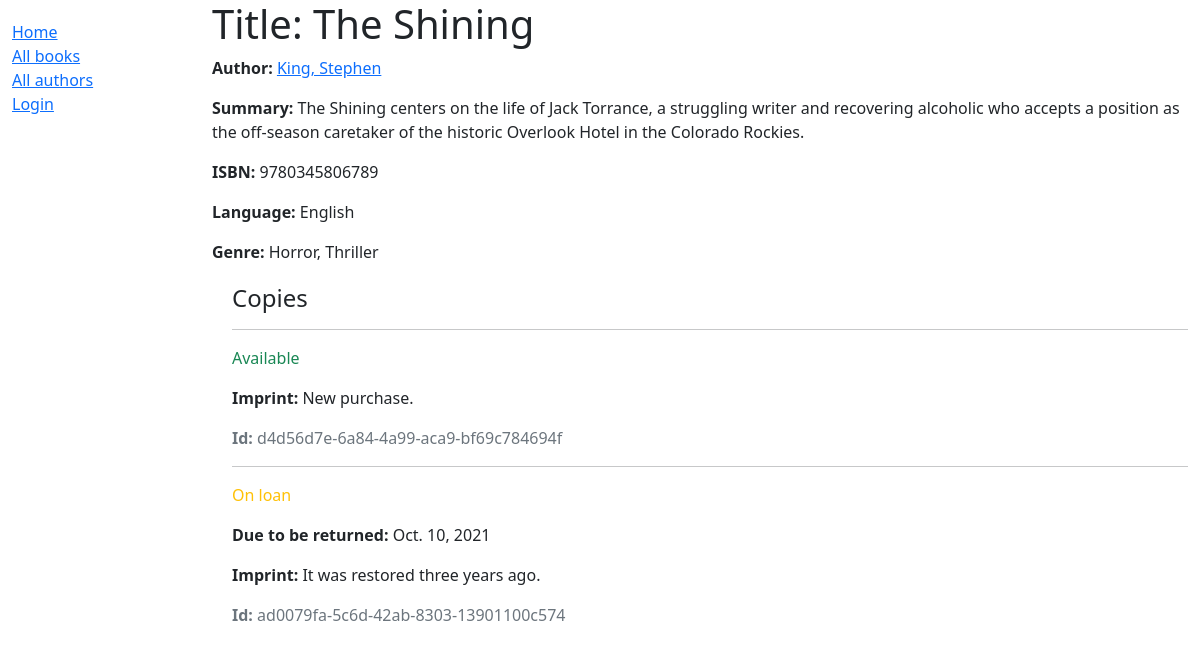
/catalog/book/1, run on the app's committed database.
### locallibrary/catalog/models.py (models this page shows, shortened)
class Book(models.Model):
    title = models.CharField(max_length=200)
    author = models.ForeignKey('Author', on_delete=models.SET_NULL, null=True)
    summary = models.TextField(max_length=1000, help_text='Enter a brief description of the book')
    isbn = models.CharField('ISBN', max_length=13, unique=True,
                             help_text='13 Character <a href="https://www.isbn-international.org/content/what-isbn">ISBN number</a>')
    genre = models.ManyToManyField(Genre, help_text='Select a genre for this book')
    language = models.ForeignKey('Language', on_delete=models.SET_NULL, null=True)
    class Meta:
        ordering = ['title']
    def display_genre(self):
        """Create a string for the Genre. This is required to display genre in Admin."""
        return ', '.join(genre.name for genre in self.genre.all()[:3])
    display_genre.short_description = 'Genre'

class Author(models.Model):
    first_name = models.CharField(max_length=100)
    last_name = models.CharField(max_length=100)
    date_of_birth = models.DateField('birth', null=True, blank=True)
    date_of_death = models.DateField('died', null=True, blank=True)
    class Meta:
        ordering = ['last_name', 'first_name']
    def __str__(self):
        return f'{self.last_name}, {self.first_name}'

class Language(models.Model):
    name = models.CharField(max_length=100, help_text="Enter the book's natural language (e.g. English, French, Japanese etc.)")
    def __str__(self):
        return self.name

class Genre(models.Model):
    name = models.CharField(max_length=200, help_text='Enter a book genre (e.g. Science Fiction)')
    def __str__(self):
        return self.name

class BookInstance(models.Model):
    id = models.UUIDField(primary_key=True, default=uuid.uuid4, help_text='Unique ID for this particular book across whole library')
    book = models.ForeignKey('Book', on_delete=models.RESTRICT, null=True)
    imprint = models.CharField(max_length=200)
    due_back = models.DateField(null=True, blank=True)
    borrower = models.ForeignKey(User, on_delete=models.SET_NULL, null=True, blank=True)
    LOAN_STATUS = (
        ('m', 'Maintenance'),
        ('o', 'On loan'),
        ('a', 'Available'),
        ('r', 'Reserved'),
    )
    status = models.CharField(
        max_length=1,
        choices=LOAN_STATUS,
        blank=True,
        default='m',
        help_text='Book availability',
    )
    class Meta:
        ordering = ['due_back']
        permissions = (("can_mark_returned", "Set book as returned"),)

### locallibrary/catalog/views.py (the view)
# urls.py: path('book/<int:pk>', views.BookDetailView.as_view(), name='book-detail'),
class BookDetailView(generic.DetailView):
    model = Book

### locallibrary/catalog/templates/catalog/book_detail.html
{% extends "base_generic.html" %}
{% block content %}
  <h1>Title: {{ book.title }}</h1>
  <p><strong>Author:</strong> <a href="">{{ book.author }}</a></p>
  <p><strong>Summary:</strong> {{ book.summary }}</p>
  <p><strong>ISBN:</strong> {{ book.isbn }}</p>
  <p><strong>Language:</strong> {{ book.language }}</p>
  <p><strong>Genre:</strong> {{ book.genre.all|join:", " }}</p>
  <div style="margin-left:20px;margin-top:20px">
    <h4>Copies</h4>
    {% for copy in book.bookinstance_set.all %}
      <hr>
      <p class="{% if copy.status == 'a' %}text-success{% elif copy.status == 'm' %}text-danger{% else %}text-warning{% endif %}">
        {{ copy.get_status_display }}
      </p>
      {% if copy.status != 'a' %}
        <p><strong>Due to be returned:</strong> {{ copy.due_back }}</p>
      {% endif %}
      <p><strong>Imprint:</strong> {{ copy.imprint }}</p>
      <p class="text-muted"><strong>Id:</strong> {{ copy.id }}</p>
    {% endfor %}
  </div>
{% endblock %}

### data on the page
Book: author "King, Stephen", summary "The Shining centers on the life of Jack Torrance, a struggling writer and recovering alcoholic who accepts a position as the off-season caretaker of the historic Overlook Hotel in the Colorado Rockies.", isbn "9780345806789", language "English", genre.all "Horror, Thriller"
BookInstance: status "Available", imprint "New purchase.", id "d4d56d7e-6a84-4a99-aca9-bf69c784694f"
BookInstance: status "On loan", due_back "Oct. 10, 2021", imprint "It was restored three years ago.", id "ad0079fa-5c6d-42ab-8303-13901100c574"
